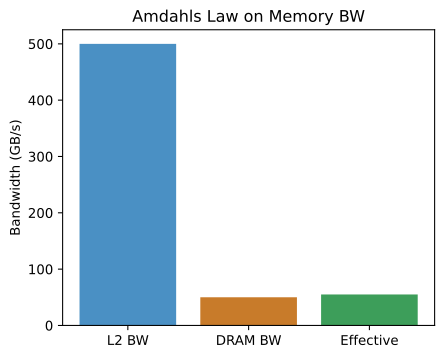

Here is the Python script that generated this plot:
import os
import matplotlib.pyplot as plt
fig, ax = plt.subplots(figsize=(5, 4))
ax.bar(['L2 BW', 'DRAM BW', 'Effective'], [500, 50, 55], color=['#4a90c4', '#c87b2a', '#3d9e5a'])
ax.set_ylabel('Bandwidth (GB/s)')
ax.set_title('Amdahls Law on Memory BW')
out_path = os.environ.get('VISUAL_OUT_PATH', 'out.svg')
fig.savefig(out_path, format='svg', bbox_inches='tight')
plt.close(fig)
